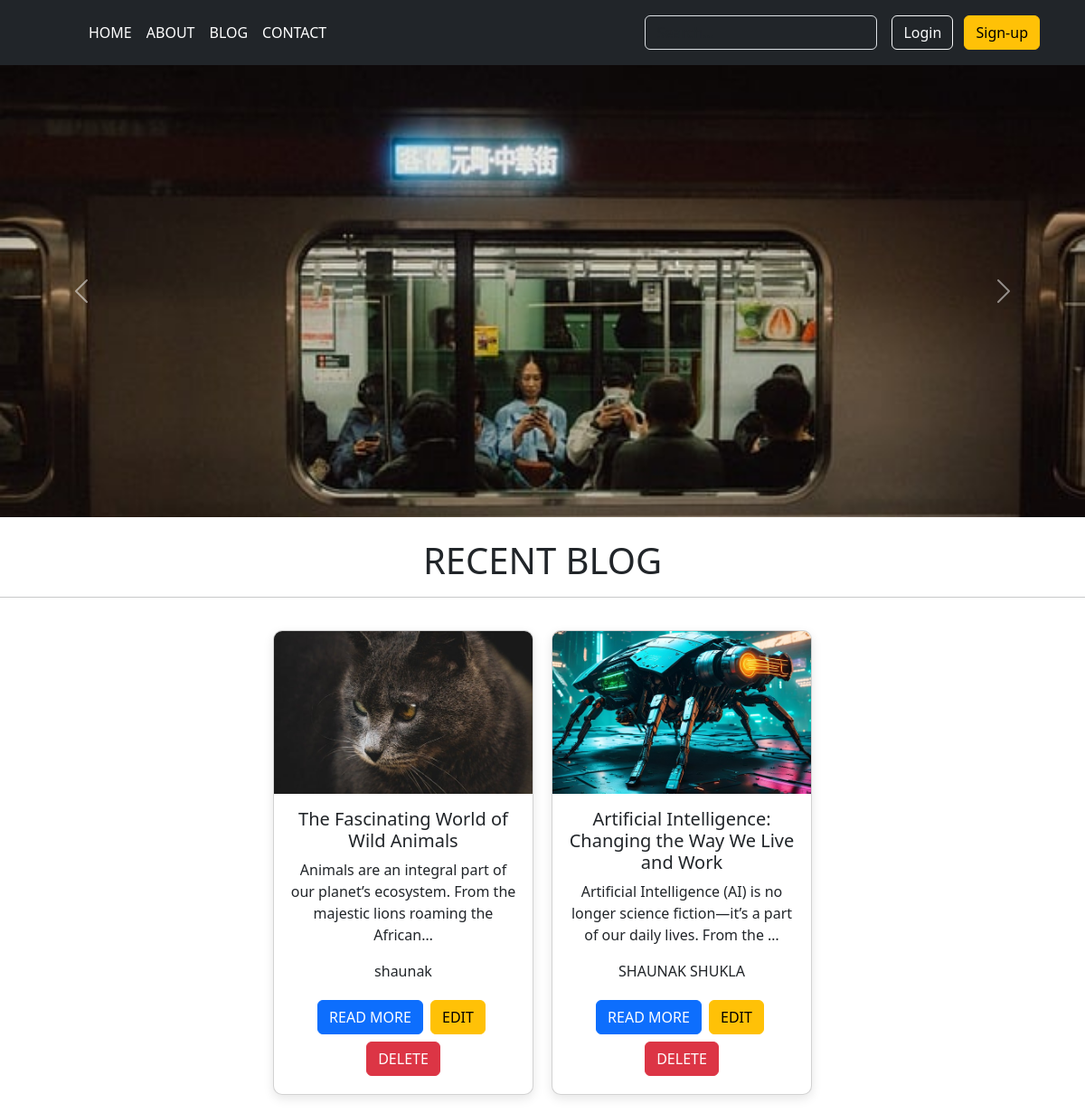
The page / on the database its author committed.
### home/models.py (models this page shows, shortened)
class Post(models.Model):
    sn=models.AutoField(primary_key=True)
    image = models.ImageField(upload_to='blog_images/',blank=True,null=True)
    title=models.CharField(max_length=255)
    content=models.TextField()
    author=models.ForeignKey(User, on_delete=models.CASCADE)
    slug = models.SlugField(max_length=100,unique=True,blank=True)

### home/views.py (the view)
# urls.py: 2. Add a URL to urlpatterns:  path('', views.home, name='home')
def home(request):
    allPosts = Post.objects.all()
    context ={'allPosts':allPosts}
    return render(request,'home.html',context)

### template/home.html (shortened to what this page needs)
{% extends 'base.html' %} {% load static %}
{% block content %}
<div id="carouselExampleRide" class="carousel slide" data-bs-ride="true">
  <div class="carousel-inner">
    <div class="carousel-item active">
      <img src="{% static 'media/img1.jpg' %}" class="d-block w-100" alt="..." width="300"/>
    </div>
  </div>
  <button
    class="carousel-control-prev"
    type="button"
    data-bs-target="#carouselExampleRide"
    data-bs-slide="prev"
  >
    <span class="carousel-control-prev-icon" aria-hidden="true"></span>
  </button>
  <button
    class="carousel-control-next"
    type="button"
    data-bs-target="#carouselExampleRide"
    data-bs-slide="next"
  >
    <span class="carousel-control-next-icon" aria-hidden="true"></span>
  </button>
</div>
<br />
<h1 class="recentblog" style="text-align: center">RECENT BLOG</h1>
<hr />
<div class="cards-container">
  {% for post in allPosts %}
  <div class="card">
   {% if post.image %}
      <img src="{{ post.image.url }}" alt="{{ post.title }}" width="300" />
      {% endif %}
    <div class="card-body">
      <h5 class="card-title">{{post.title}}</h5>
      <p class="card-text">{{post.content | truncatechars:100}}</p>
      <p class="card-text">{{post.author}}</p>
      <a href="/blog/{{post.slug}}" class="btn btn-primary  ">READ MORE</a>
      <a href="/editblog/{{post.slug}}" class="btn btn-warning m-1 ">EDIT</a>
      <a href="/deleteblog/{{post.slug}}" class="btn btn-danger m-1">DELETE</a>
    </div>
  </div>
  {% endfor %}
</div>
{% endblock %}

### template/base.html (shortened to what this page needs)
{% load static %}
<!DOCTYPE html>
<html lang="en">
  <head>
    <link
      href="https://cdn.jsdelivr.net/npm/bootstrap@5.3.8/dist/css/bootstrap.min.css"
      rel="stylesheet"
    />
    <link rel="stylesheet" href="{% static 'css/style.css' %}" />
  </head>
  <body>
    <header class="p-3 text-bg-dark">
      <div class="container">
        <div
          class="d-flex flex-wrap align-items-center justify-content-center justify-content-lg-start"
        >
          <a
            href="/"
            class="d-flex align-items-center mb-2 mb-lg-0 text-white text-decoration-none"
          >
            <svg
              class="bi me-2"
              width="40"
              height="32"
              role="img"
              aria-label="Bootstrap"
            >
              <use xlink:href="#bootstrap"></use>
            </svg>
          </a>
          <ul
            class="nav col-12 col-lg-auto me-lg-auto mb-2 justify-content-center mb-md-0"
          >
            <li><a href="/" class="nav-link px-2 text-white">HOME</a></li>
            <li><a href="/" class="nav-link px-2 text-white">ABOUT</a></li>
            <li><a href="#" class="nav-link px-2 text-white">BLOG</a></li>
            <li>
              <a href="{% url 'contact' %}" class="nav-link px-2 text-white"
                >CONTACT</a
              >
            </li>
          </ul>
          <form class="col-12 col-lg-auto mb-3 mb-lg-0 me-lg-3" role="search">
            <input
              type="search"
              class="form-control form-control-dark text-bg-dark"
              placeholder="Search..."
              aria-label="Search"
            />
          </form>
          <div class="text-end">
            <a
              href="{% url 'login' %}"
              class="btn btn-outline-light me-2 text-decoration-none"
              >Login</a
            >
            <a
              href="{% url 'signup' %}"
              class="btn btn-warning text-decoration-none me-2"
              >Sign-up</a
            >
          </div>
        </div>
    </header>
    <div>{% block content %} {% endblock %}</div>
  </body>
</html>

### static/css/style.css (style rules this page uses)
.cards-container { display: flex; flex-direction: row; flex-wrap: wrap; justify-content: center; gap: 20px; padding: 20px; }
.cards-container .card { width: 18rem; box-shadow: 0 4px 12px rgba(0, 0, 0, 0.1); border-radius: 10px; overflow: hidden; transition: transform 0.3s ease, box-shadow 0.3s ease; }
.cards-container .card img { width: 100%; height: 180px; object-fit: cover; }
.cards-container .card-body { text-align: center; }

### template/home.html (style rules this page uses)
.carousel-inner { height: 500px; }
.carousel-inner img { height: 100%; width: 100%; object-fit: contain; background-color: #000; }

### rows shown on the page
Post: image (picture), title "The Fascinating World of Wild Animals", content "Animals are an integral part of our planet’s ecosystem. From the majestic lions roaming the African…", author "shaunak"
Post: image (picture), title "Artificial Intelligence: Changing the Way We Live and Work", content "Artificial Intelligence (AI) is no longer science fiction—it’s a part of our daily lives. From the …", author "SHAUNAK SHUKLA"
